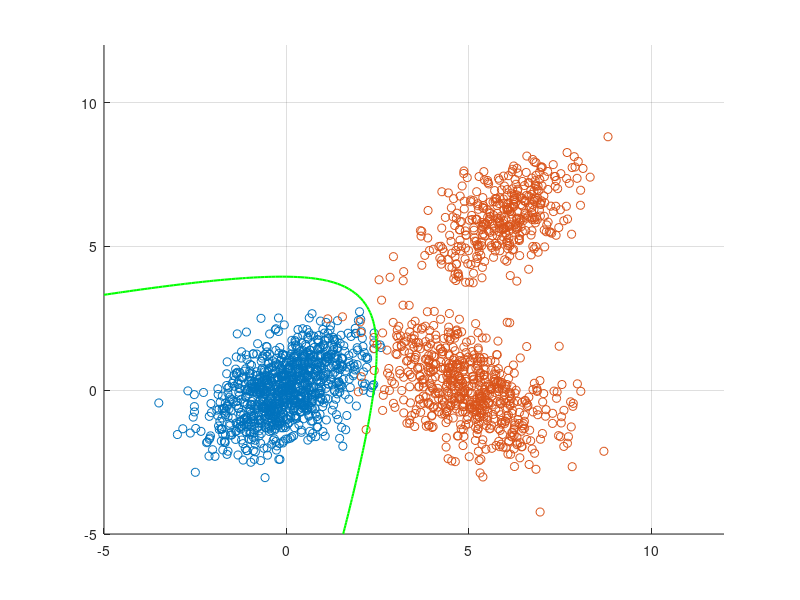

The MATLAB source for this figure:
clear;
close all;
clc;

% generisemo unimodalnu i polimodalnu gausovu
N = 1000;
M1 = [0 0]';
S1 = [1 0.5; 0.5 1];
M2 = [5 0]';
S2 = [1.5 -0.7; -0.7 1.5];
M3 = [6 6]';
S3 = [1 0.6; 0.6 1];

K1 = mvnrnd(M1, S1, N); %klasa jedan - unimodalna

% pomocne promenjive
pom = rand(N, 1);
K21 = mvnrnd(M2, S2, N);
K22 = mvnrnd(M3, S3, N);
K2 = (pom < 0.6).*K21 + (pom >= 0.6).*K22;

figure(1);
hold all;
scatter(K1(:, 1), K1(:, 2), 'ro');
scatter(K2(:, 1), K2(:, 2), 'bo');
grid on;

% Bayes-ov klasifikator minimalne greske

x = -5:0.1:12;
y = -5:0.1:12;
f1 = zeros(length(x), length(y));
f2 = zeros(length(x), length(y));
const1 = 1/(2*pi*det(S1))^0.5;
const2 = 1/(2*pi*det(S2))^0.5;
const3 = 1/(2*pi*det(S3))^0.5;
for i = 1:length(x)
    for j = 1:length(y)
        X = [x(i) y(j)]';
        f1(i, j) = const1*exp(-0.5*(X - M1)'*inv(S1)*(X - M1));
        f21 = const2*exp(-0.5*(X - M2)'*inv(S2)*(X - M2));
        f22 = const3*exp(-0.5*(X - M3)'*inv(S3)*(X - M3));
        f2(i, j) = 0.6*f21 + 0.4*f22;
    end
end

figure(1)
h = -log(f1./f2); % f-ja h u svakoj tacki prostora
contour(x, y, h', [0 0], 'g', 'Linewidth', 1.5);

% formula
% f1/f2 > (c12 - c22)/(c21 - c11) -> w1
% < -> w2
% cij - cena smestanja j-te klase u i-tu
% c11 = c22 = 0